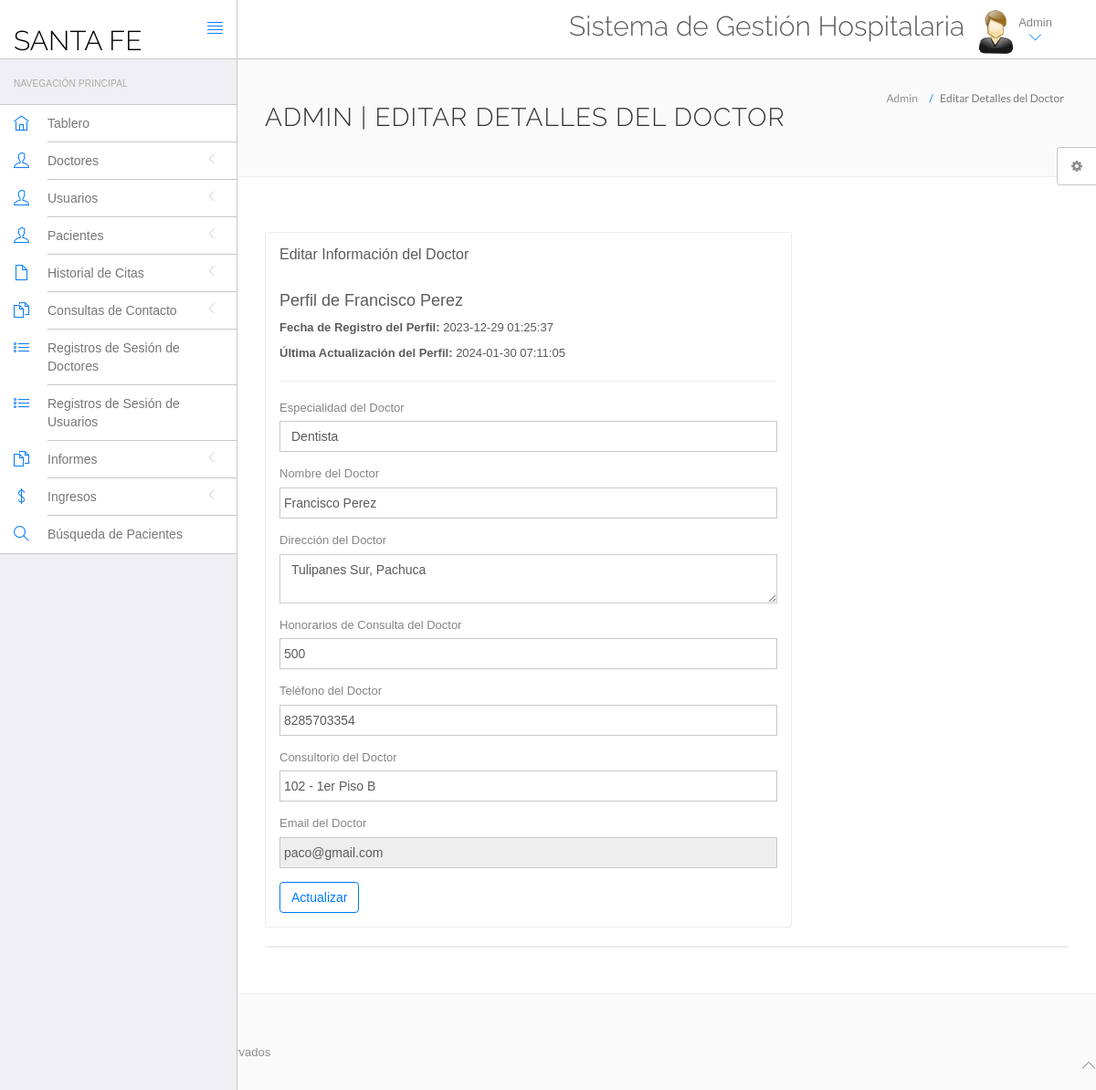
The app's page /hms/admin/edit-doctor.php?id=1 (signed in) with its own data.
### tables this page shows
CREATE TABLE `doctors` (
  `id` int(11) NOT NULL AUTO_INCREMENT,
  `specilization` varchar(255) DEFAULT NULL,
  `doctorName` varchar(255) DEFAULT NULL,
  `address` longtext DEFAULT NULL,
  `docFees` varchar(255) DEFAULT NULL,
  `contactno` bigint(11) DEFAULT NULL,
  `consultorio` varchar(255) DEFAULT NULL,
  `docEmail` varchar(255) DEFAULT NULL,
  `password` varchar(255) DEFAULT NULL,
  `creationDate` timestamp NULL DEFAULT current_timestamp(),
  `updationDate` timestamp NULL DEFAULT NULL ON UPDATE current_timestamp(),
  PRIMARY KEY (`id`)
);

### hms/admin/edit-doctor.php (the view, shortened to what this page needs)
<?php
include('include/config.php');
$did=intval($_GET['id']);
?>
<!DOCTYPE html>
<html lang="es">
	<head>
		<link rel="stylesheet" href="vendor/bootstrap/css/bootstrap.min.css">
		<link rel="stylesheet" href="vendor/fontawesome/css/font-awesome.min.css">
		<link rel="stylesheet" href="vendor/themify-icons/themify-icons.min.css">
		<link href="vendor/animate.css/animate.min.css" rel="stylesheet" media="screen">
		<link href="vendor/perfect-scrollbar/perfect-scrollbar.min.css" rel="stylesheet" media="screen">
		<link href="vendor/switchery/switchery.min.css" rel="stylesheet" media="screen">
		<link href="vendor/bootstrap-touchspin/jquery.bootstrap-touchspin.min.css" rel="stylesheet" media="screen">
		<link href="vendor/select2/select2.min.css" rel="stylesheet" media="screen">
		<link href="vendor/bootstrap-datepicker/bootstrap-datepicker3.standalone.min.css" rel="stylesheet" media="screen">
		<link href="vendor/bootstrap-timepicker/bootstrap-timepicker.min.css" rel="stylesheet" media="screen">
		<link rel="stylesheet" href="assets/css/styles.css">
		<link rel="stylesheet" href="assets/css/plugins.css">
		<link rel="stylesheet" href="assets/css/themes/theme-1.css" id="skin_color" />
	</head>
	<body>
		<div id="app">
<?php include('include/sidebar.php');?>
			<div class="app-content">
						<?php include('include/header.php');?>
				<div class="main-content" >
					<div class="wrap-content container" id="container">
						<section id="page-title">
							<div class="row">
								<div class="col-sm-8">
									<h1 class="mainTitle">Admin | Editar Detalles del Doctor</h1>
																	</div>
								<ol class="breadcrumb">
									<li>
										<span>Admin</span>
									</li>
									<li class="active">
										<span>Editar Detalles del Doctor</span>
									</li>
								</ol>
							</div>
						</section>
						<div class="container-fluid container-fullw bg-white">
							<div class="row">
								<div class="col-md-12">
									<div class="row margin-top-30">
										<div class="col-lg-8 col-md-12">
											<div class="panel panel-white">
												<div class="panel-heading">
													<h5 class="panel-title">Editar Información del Doctor</h5>
												</div>
												<div class="panel-body">
									<?php $sql=mysqli_query($con,"select * from doctors where id='$did'");
while($data=mysqli_fetch_array($sql))
{
?>
<h4>Perfil de <?php echo htmlentities($data['doctorName']);?></h4>
<p><b>Fecha de Registro del Perfil: </b><?php echo htmlentities($data['creationDate']);?></p>
<?php if($data['updationDate']){?>
<p><b>Última Actualización del Perfil: </b><?php echo htmlentities($data['updationDate']);?></p>
<?php } ?>
<hr />
													<form role="form" name="adddoc" method="post" onSubmit="return valid();">
														<div class="form-group">
															<label for="DoctorSpecialization">
																Especialidad del Doctor
															</label>
							<select name="Doctorspecialization" class="form-control" required="required">
					<option value="<?php echo htmlentities($data['specilization']);?>">
					<?php echo htmlentities($data['specilization']);?></option>
															</select>
														</div>
<div class="form-group">
															<label for="doctorname">
																 Nombre del Doctor
															</label>
	<input type="text" name="docname" class="form-control" value="<?php echo htmlentities($data['doctorName']);?>" >
														</div>
<div class="form-group">
															<label for="address">
																 Dirección del Doctor
															</label>
					<textarea name="clinicaddress" class="form-control"><?php echo htmlentities($data['address']);?></textarea>
														</div>
<div class="form-group">
															<label for="fess">
																 Honorarios de Consulta del Doctor
															</label>
		<input type="text" name="docfees" class="form-control" required="required"  value="<?php echo htmlentities($data['docFees']);?>" >
														</div>
<div class="form-group">
									<label for="fess">
																 Teléfono del Doctor
															</label>
					<input type="text" name="doccontact" class="form-control" required="required"  value="<?php echo htmlentities($data['contactno']);?>">
														</div>
<div class="form-group">
									<label for="fess">
																 Consultorio del Doctor
															</label>
					<input type="text" name="consultorio" class="form-control" required="required"  value="<?php echo htmlentities($data['consultorio']);?>">
														</div>
<div class="form-group">
									<label for="fess">
																 Email del Doctor
															</label>
					<input type="email" name="docemail" class="form-control"  readonly="readonly"  value="<?php echo htmlentities($data['docEmail']);?>">
														</div>
														<?php } ?>
														<button type="submit" name="submit" class="btn btn-o btn-primary">
															Actualizar
														</button>
													</form>
												</div>
											</div>
										</div>
											</div>
										</div>
									<div class="col-lg-12 col-md-12">
											<div class="panel panel-white">
											</div>
										</div>
									</div>
								</div>
							</div>
						</div>
					</div>
				</div>
	<?php include('include/footer.php');?>
	<?php include('include/setting.php');?>
	</body>
</html>

### hms/admin/assets/css/themes/theme-1.css (style rules this page uses)
body { background: #FAFAFA; }

### records on screen
doctors: doctorName "Francisco Perez", creationDate "2023-12-29 01:25:37", updationDate "2024-01-30 07:11:05", Doctorspecialization "Dentista", docname "Francisco Perez", clinicaddress "Tulipanes Sur, Pachuca", docfees "500", doccontact "8285703354", consultorio "102 - 1er Piso B", docemail "paco@gmail.com"
